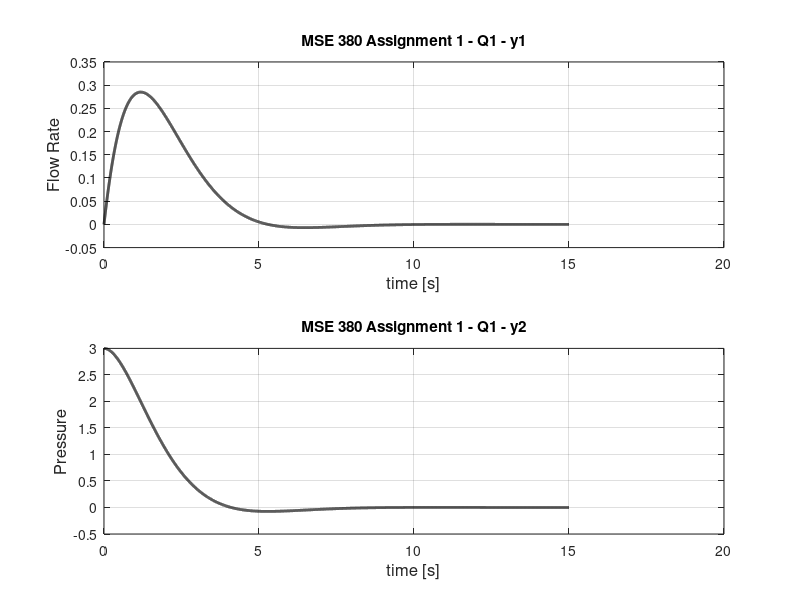

Reproduce this figure in MATLAB.
close all

%%  Tank Flow Out
%%  Initial Conditions
P_1a = 3;   % [atm]
Q = 0;

Rf = 7;
If = 5;
V = 0.5;
k = 1.405;
P = P_1a/2;
Cf = V/(P*k)

IC = [Q
      P_1a];  
  
dt = 0.001;

%%  Define State Space Matrix
A = [-Rf/If     1/If
     -1/Cf      0   ];
 
 B = [0
      0];
  
 C = [1 0
      0 1];
 
 D = [0
      0];
  
 sys = ss(A, B, C, D);
 
 t = 0:dt:15;
 u = zeros(length(t), 1);
 
 %% Simulation
 y = lsim(sys, u, t, IC);
 
 %% Plot Results

figure(1)
subplot(2,1,1)
plot (t,y(:,1),'k','LineWidth',2)
hold on
grid on
myxlabel=xlabel ('time [s]')
myylabel=ylabel ('Flow Rate')
set (myxlabel,'FontSize',12);
set (myylabel,'FontSize',12);
title('MSE 380 Assignment 1 - Q1 - y1')

subplot(2,1,2)
plot (t, y(:,2),'k', 'LineWidth', 2)
hold on
grid on
myxlabel=xlabel ('time [s]');
myylabel=ylabel ('Pressure');
set (myxlabel,'FontSize',12)
set (myylabel,'FontSize',12)
title('MSE 380 Assignment 1 - Q1 - y2')

